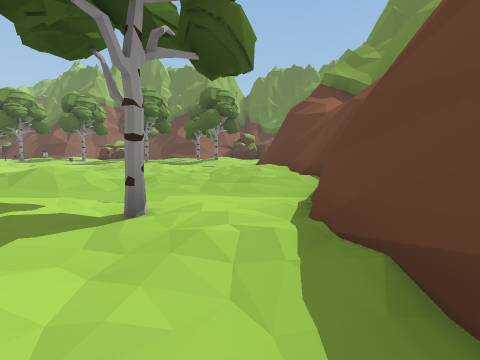
view 1 (above)

21 first-person views from a walk through a 3-D level made in the Unity game engine. The camera is 1.2 m above the floor, tilts 6° down and sees 85° across. The floor is counted in squares, 2 m on a side. Each view is taken from the middle of a square. On the plan, view 1 faces up. The plan holds only what a view shows up to about 9 squares ahead; the rest is blank. The place goes on beyond the plan. The player is left out.

view 2
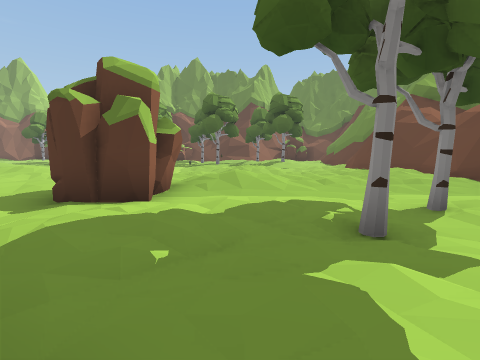

view 3
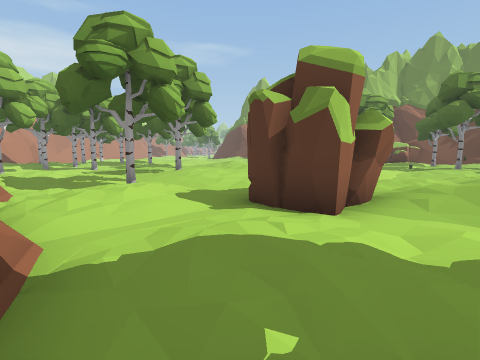

view 4
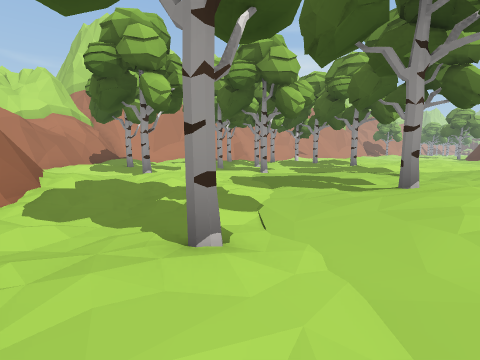

view 5
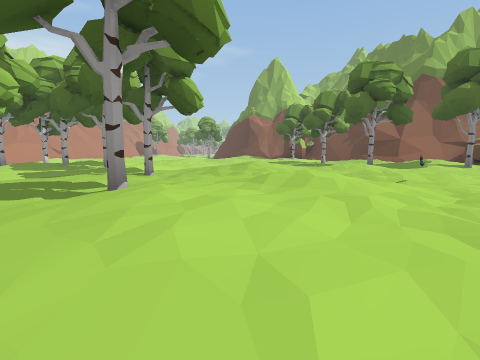

view 6
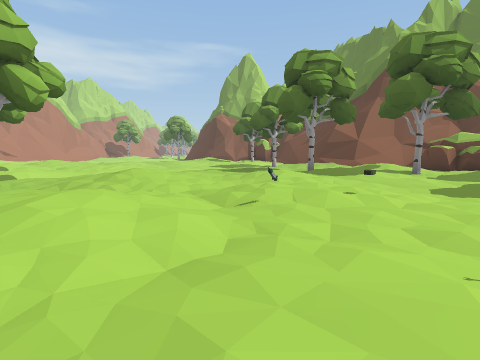

view 7
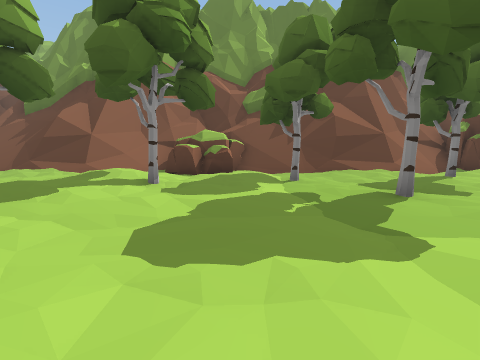

view 8
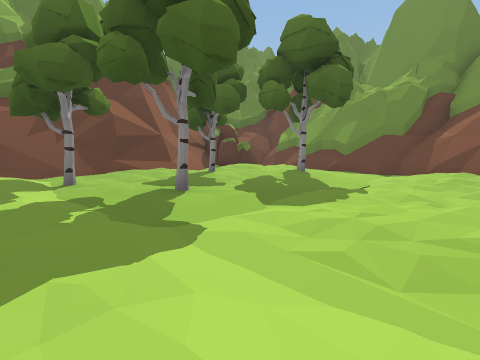

view 9
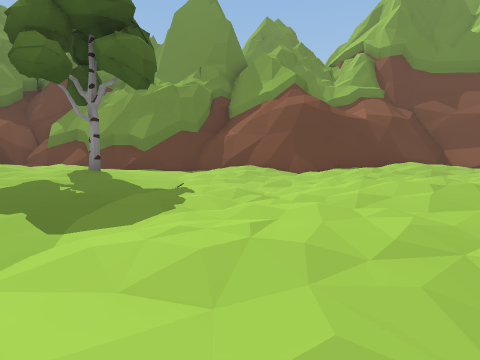

view 10
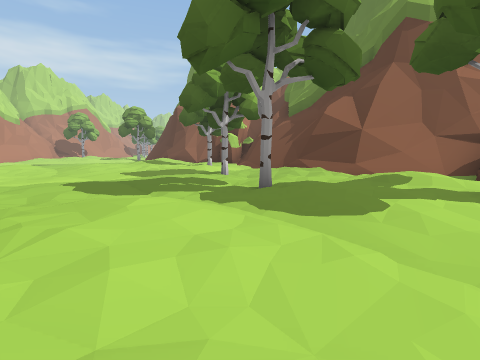

view 11
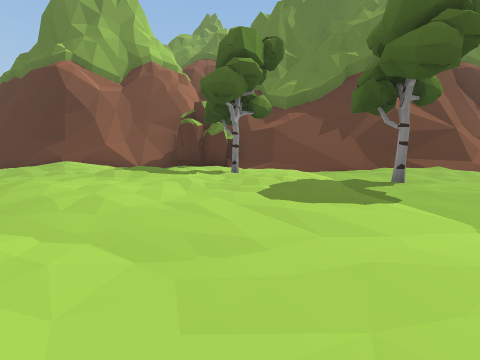

view 12
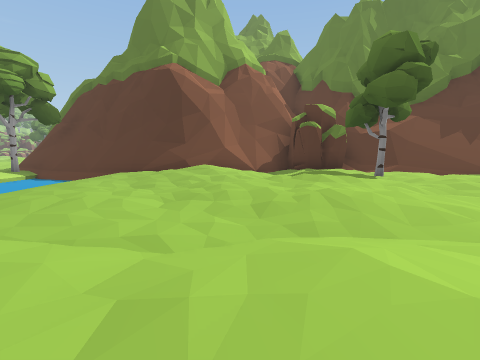

view 13
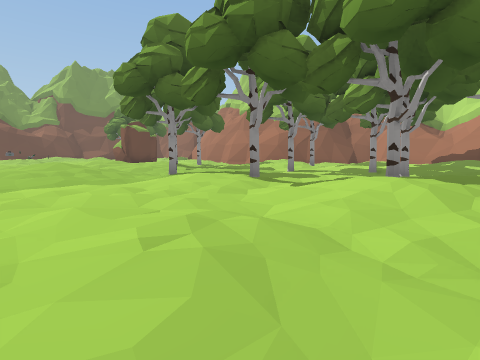

view 14
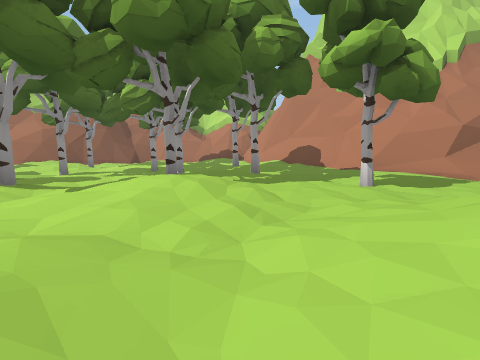

view 15
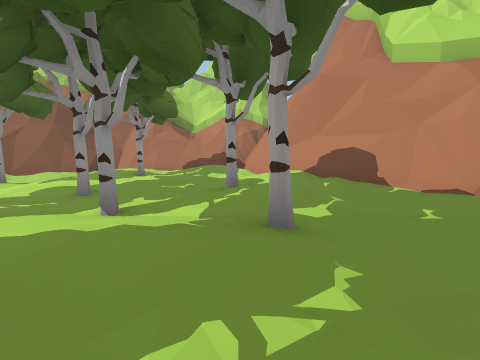

view 16
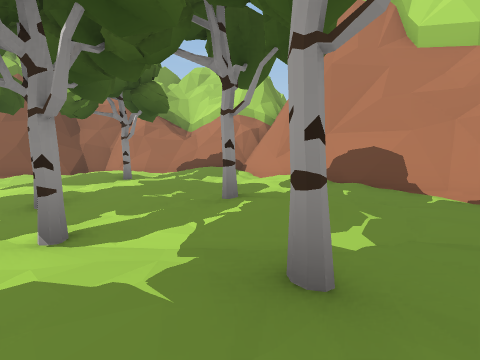

view 17
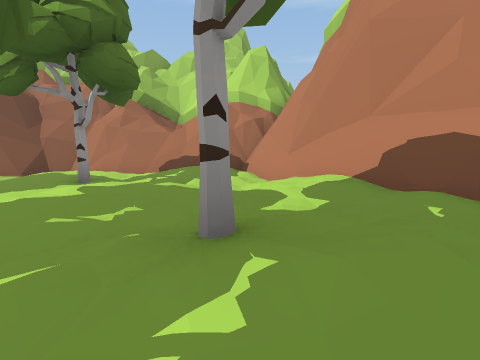

view 18
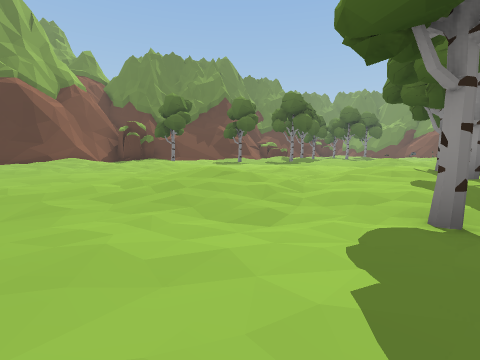

view 19
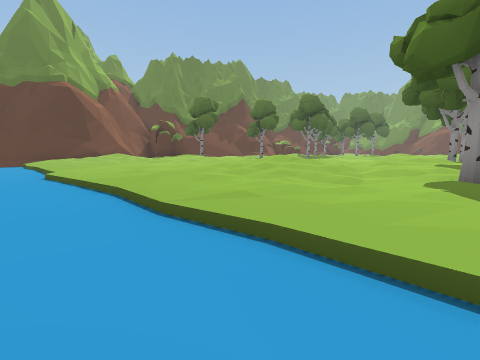

view 20
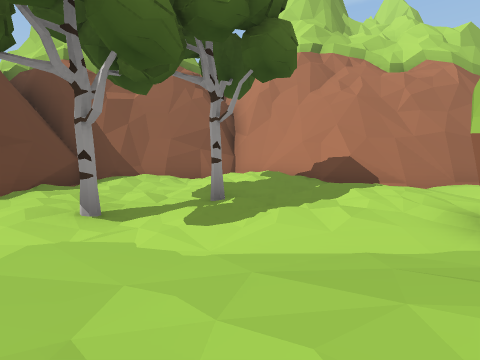

view 21
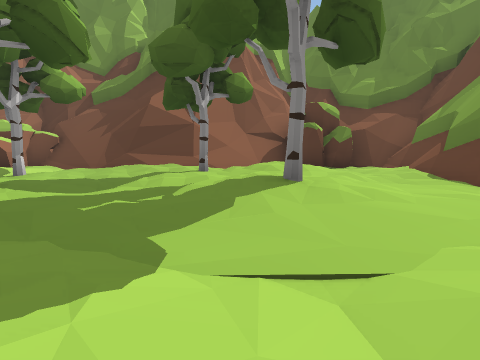

### Floor plan
Key: @ floor where view 1 was taken; # wall or solid block; . main floor; : floor 0.25 m higher than the main floor; - floor 0.25 m lower than the main floor; + floor 0.5 m higher than the main floor; _ floor 0.5 m lower than the main floor; * floor 0.75 m higher than the main floor; / step, stairs or slope; = window, fence, low wall or low ledge; T tree; O other object.
Columns run from 29 left of view 1 to 3 right of it. Each row starts with its distance up from view 1.
 22          O
 21 #######/OO/####  ##  ##    ###O
 20 __.::*:.:::===#####OO#######=OO##
 19 __..:+:.:.T:..###/:OOO./###.  .##
 18 __....:++::+....:++::+....:++ :/#
 17  _....::+:.:.T..::+T.:T...T:+:.##
 16  _....:::.......:::.......:::..#
 15 __.....::.......T::.....T..:T..#
 14 __.............................#
 13 __....:+:.......:+:........-...#
 12 __..::::.:....::::.:....:..--.:#
 11 __.::::.::::.::::.::O:..:..--.##
 10 __.::*:.::::.::*:.:O:: ..::...#
  9 __..:+:.:..:..:+:.:..:.OO::..:#
  8 __....:++::+....:++::+.......:##
  7 __....::+:T:..T.::+:.: ....:.+/#
  6 __...T::T.......:::..  .:+:::::#
  5   .....T:........T:... O:/....:#
  4  /.......T..T.........OO------##
  3 ###...:+:........-T...OO...-T.#
  2   ##/::T.:T...:..--.::-.:.T--.#
  1    ##/:.::::..:..--.:.-.:..--.#
  0     ##:.::::.T.:########.::..@#
 -1      ##.:.T:...##     ###/:./##
 -2       #++::+..##        ######
 -3       ###==:.##
 -4        #######

Where each view was taken, in squares from view 1:
view 1: 0 up, 0 right, facing up
view 2: 1 down, 4 left, facing up
view 3: 0 up, 4 left, facing up-left
view 4: 3 up, 9 left, facing left
view 5: 4 up, 9 left, facing up-left
view 6: 7 up, 8 left, facing up-left
view 7: 11 up, 8 left, facing up
view 8: 11 up, 8 left, facing up-right
view 9: 12 up, 7 left, facing right
view 10: 12 up, 10 left, facing up-left
view 11: 12 up, 19 left, facing up
view 12: 12 up, 23 left, facing up
view 13: 11 up, 22 left, facing down-right
view 14: 11 up, 22 left, facing down
view 15: 7 up, 22 left, facing down
view 16: 6 up, 22 left, facing down
view 17: 4 up, 22 left, facing down
view 18: 6 up, 27 left, facing up-right
view 19: 6 up, 29 left, facing up-right
view 20: 6 up, 3 left, facing down
view 21: 12 up, 2 left, facing up
